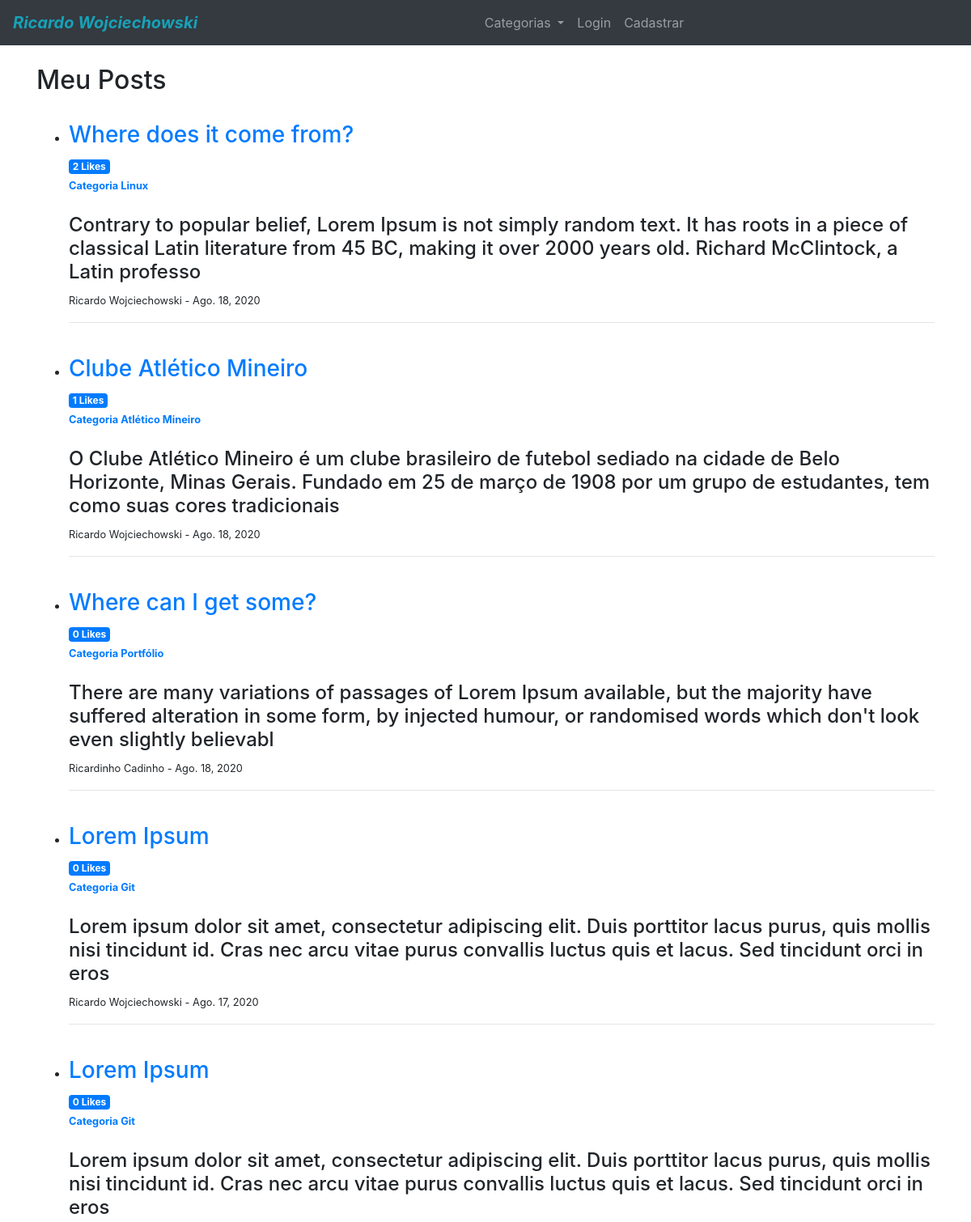
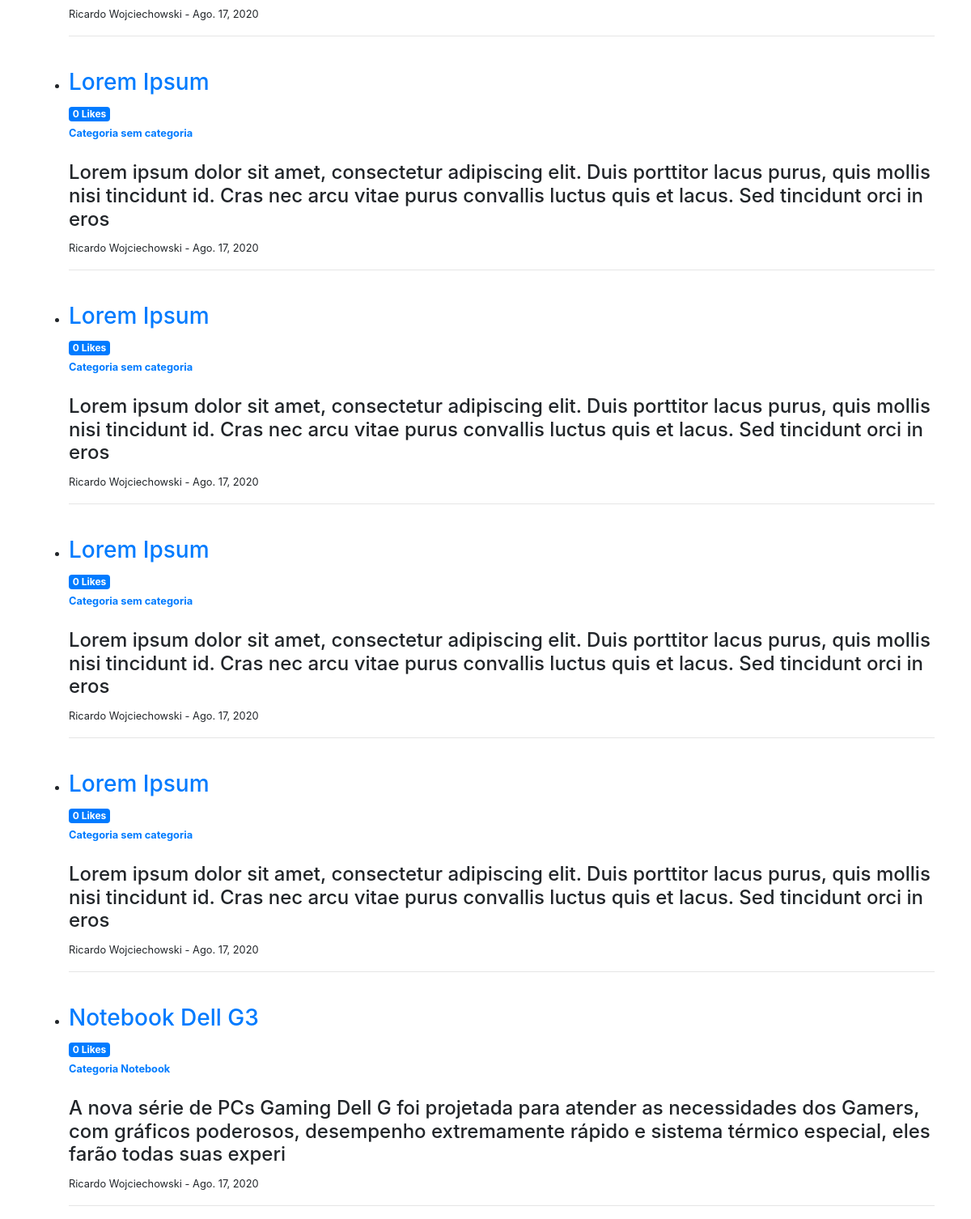
The page / on the database its author committed (2 pictures, top to bottom).
### blog/models.py (models this page shows, shortened)
class Post(models.Model):
    title = models.CharField(max_length=255)
    author = models.ForeignKey(User, on_delete=models.CASCADE)
    body = models.TextField()
    post_date = models.DateField(auto_now_add=True)
    category = models.CharField(max_length=255, default='sem categoria')
    likes = models.ManyToManyField(User, related_name='blog_posts')
    def total_likes(self):
        return self.likes.count()

### blog/views.py (the view)
# urls.py: path('', HomeView.as_view(), name="home"),
class HomeView(ListView):
    model = Post
    template_name = 'home.html'
    ordering = ['-post_date']
    def get_context_data(self, *args, **kwargs):
        categories_menu = Category.objects.all()
        context = super(HomeView, self).get_context_data(*args, **kwargs)
        context["categories_menu"] = categories_menu
        return context

### blog/models.py (called while the page is built)
    def __str__(self):
        return self.name

### templates/home.html
{% extends 'base.html' %}
{% block content %}
<h2>Meu Posts</h2>
<ul>
    {% for post in object_list %}
        <br>
        <li>
            <h3><a href="{% url 'article-detail' post.pk %}">{{ post.title }}</a></h3>
            <small class="badge badge-primary">{{ post.total_likes }} Likes</small>
            <br>
            <small><a href="{% url 'category' post.category %}"><b>Categoria {{ post.category }}</b></a></small>
            <br><br>
            <h4>{{ post.body | slice:":200" }}</h4>
            <p><small>{{ post.author.first_name }} {{ post.author.last_name }} - {{ post.post_date }}</small></p>
        </li>
        <hr>
    {% endfor %}
</ul>
{% endblock %}

### rows shown on the page
Post: title "Where does it come from?", total_likes "2", category "Linux", body "Contrary to popular belief, Lorem Ipsum is not simply random text. It has roots in a piece of classical Latin literature from 45 BC, making it over 2000 years old. Richard McClintock, a Latin professo", author.first_name "Ricardo", author.last_name "Wojciechowski", post_date "Ago. 18, 2020"
Post: title "Clube Atlético Mineiro", total_likes "1", category "Atlético Mineiro", body "O Clube Atlético Mineiro é um clube brasileiro de futebol sediado na cidade de Belo Horizonte, Minas Gerais. Fundado em 25 de março de 1908 por um grupo de estudantes, tem como suas cores tradicionais", author.first_name "Ricardo", author.last_name "Wojciechowski", post_date "Ago. 18, 2020"
Post: title "Where can I get some?", total_likes "0", category "Portfólio", body "There are many variations of passages of Lorem Ipsum available, but the majority have suffered alteration in some form, by injected humour, or randomised words which don't look even slightly believabl", author.first_name "Ricardinho", author.last_name "Cadinho", post_date "Ago. 18, 2020"
Post: title "Lorem Ipsum", total_likes "0", category "Git", body "Lorem ipsum dolor sit amet, consectetur adipiscing elit. Duis porttitor lacus purus, quis mollis nisi tincidunt id. Cras nec arcu vitae purus convallis luctus quis et lacus. Sed tincidunt orci in eros", author.first_name "Ricardo", author.last_name "Wojciechowski", post_date "Ago. 17, 2020"
Post: title "Lorem Ipsum", total_likes "0", category "Git", body "Lorem ipsum dolor sit amet, consectetur adipiscing elit. Duis porttitor lacus purus, quis mollis nisi tincidunt id. Cras nec arcu vitae purus convallis luctus quis et lacus. Sed tincidunt orci in eros", author.first_name "Ricardo", author.last_name "Wojciechowski", post_date "Ago. 17, 2020"
Post: title "Lorem Ipsum", total_likes "0", category "sem categoria", body "Lorem ipsum dolor sit amet, consectetur adipiscing elit. Duis porttitor lacus purus, quis mollis nisi tincidunt id. Cras nec arcu vitae purus convallis luctus quis et lacus. Sed tincidunt orci in eros", author.first_name "Ricardo", author.last_name "Wojciechowski", post_date "Ago. 17, 2020"
Post: title "Lorem Ipsum", total_likes "0", category "sem categoria", body "Lorem ipsum dolor sit amet, consectetur adipiscing elit. Duis porttitor lacus purus, quis mollis nisi tincidunt id. Cras nec arcu vitae purus convallis luctus quis et lacus. Sed tincidunt orci in eros", author.first_name "Ricardo", author.last_name "Wojciechowski", post_date "Ago. 17, 2020"
Post: title "Lorem Ipsum", total_likes "0", category "sem categoria", body "Lorem ipsum dolor sit amet, consectetur adipiscing elit. Duis porttitor lacus purus, quis mollis nisi tincidunt id. Cras nec arcu vitae purus convallis luctus quis et lacus. Sed tincidunt orci in eros", author.first_name "Ricardo", author.last_name "Wojciechowski", post_date "Ago. 17, 2020"
Post: title "Lorem Ipsum", total_likes "0", category "sem categoria", body "Lorem ipsum dolor sit amet, consectetur adipiscing elit. Duis porttitor lacus purus, quis mollis nisi tincidunt id. Cras nec arcu vitae purus convallis luctus quis et lacus. Sed tincidunt orci in eros", author.first_name "Ricardo", author.last_name "Wojciechowski", post_date "Ago. 17, 2020"
Post: title "Notebook Dell G3", total_likes "0", category "Notebook", body "A nova série de PCs Gaming Dell G foi projetada para atender as necessidades dos Gamers, com gráficos poderosos, desempenho extremamente rápido e sistema térmico especial, eles farão todas suas experi", author.first_name "Ricardo", author.last_name "Wojciechowski", post_date "Ago. 17, 2020"
